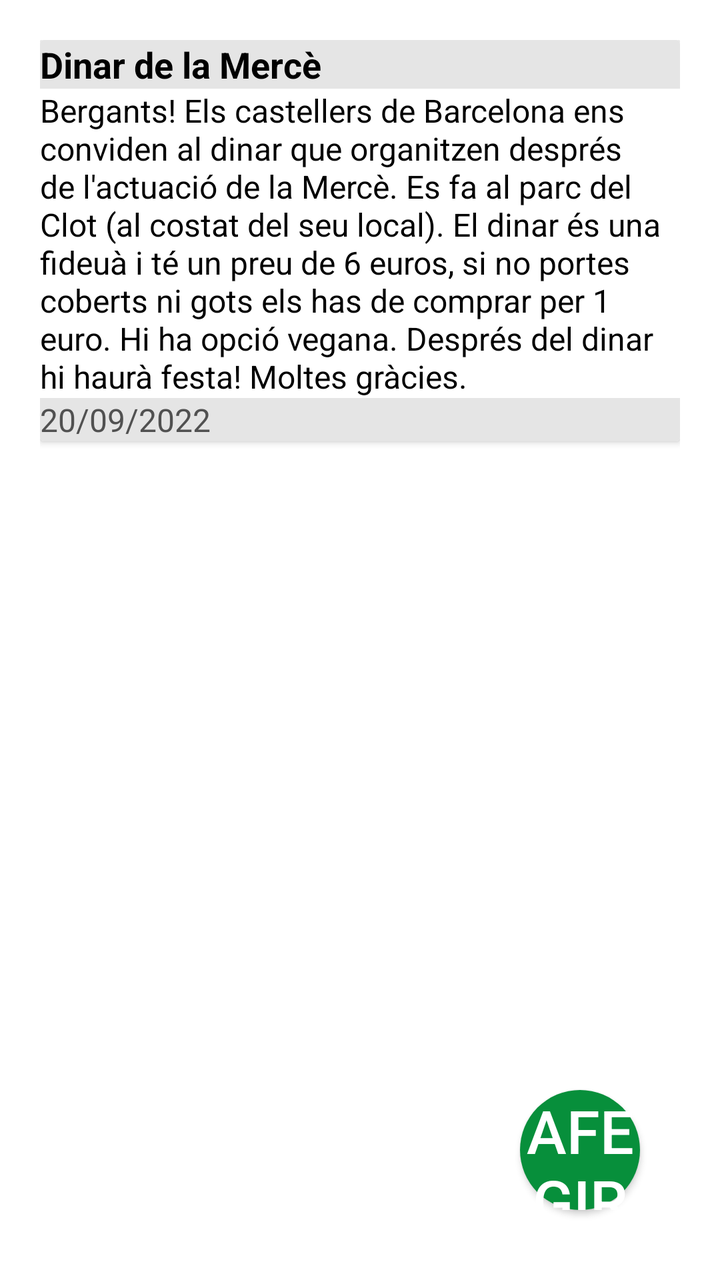
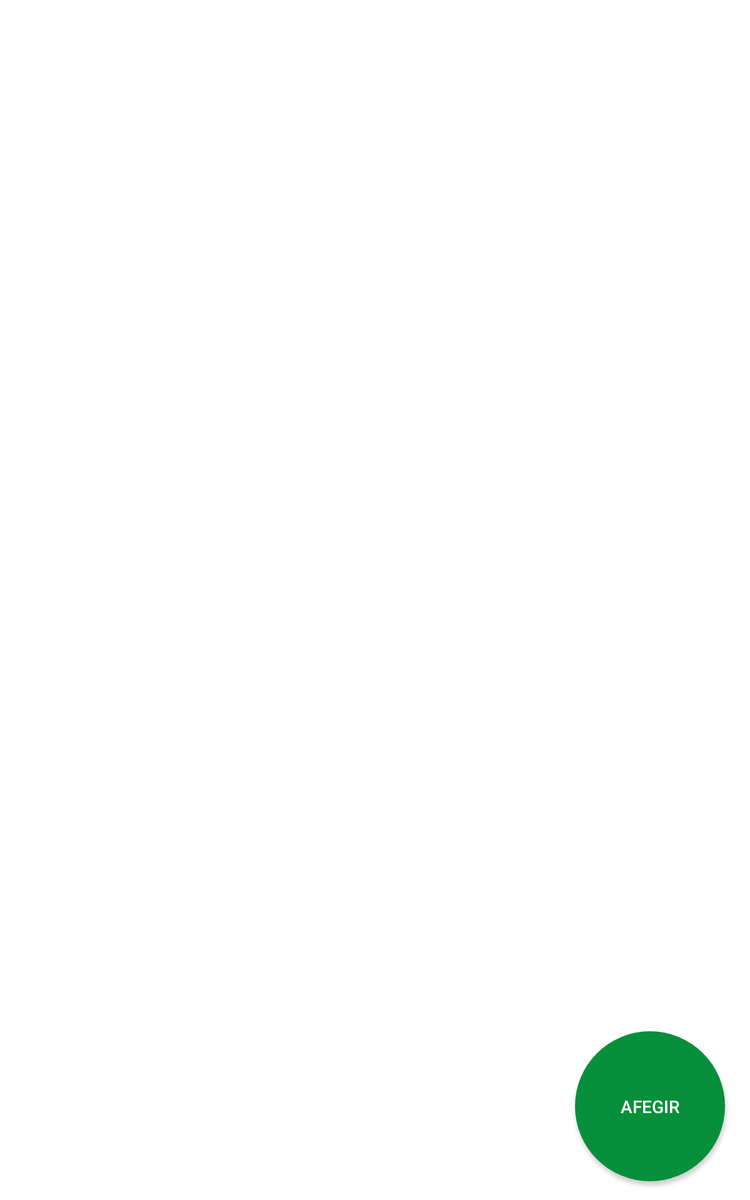

Compare how this app lays out the same screen by default and in its alternative resource folder. The renders come first, then the two layout files and the values they reference.
<!-- AndroidManifest.xml: application theme Theme.Bergants -->
<!-- res/layout/fragment_noticia_canvi.xml -->
<?xml version="1.0" encoding="utf-8"?>
<androidx.constraintlayout.widget.ConstraintLayout xmlns:android="http://schemas.android.com/apk/res/android"
    xmlns:app="http://schemas.android.com/apk/res-auto"
    xmlns:tools="http://schemas.android.com/tools"
    android:id="@+id/frameLayout9"
    android:layout_width="match_parent"
    android:layout_height="match_parent"
    tools:context=".noticia_canvi"
    android:padding="@dimen/marginpag">

    <androidx.cardview.widget.CardView
        android:id="@+id/cardViewNoticies"
        android:layout_width="match_parent"
        android:layout_height="wrap_content"
        android:backgroundTint="@color/blanc"
        app:layout_constraintEnd_toEndOf="parent"
        app:layout_constraintTop_toTopOf="parent">

        <ImageView
            android:id="@+id/cardViewNoticiesInterior"
            android:layout_width="match_parent"
            android:layout_height="wrap_content"
            android:scaleType="centerCrop" />

        <androidx.constraintlayout.widget.ConstraintLayout
            android:id="@+id/testtest"
            android:layout_width="match_parent"
            android:layout_height="wrap_content">

            <TextView
                android:id="@+id/titlenotice"
                android:layout_width="match_parent"
                android:layout_height="wrap_content"
                android:background="@color/grisClaretGentApuntada"
                android:gravity="center_vertical"
                android:text="Dinar de la Mercè"
                android:textColor="@color/negre"
                android:textSize="@dimen/TitolGordo18sp"
                android:textStyle="bold"
                app:layout_constraintStart_toStartOf="parent"
                app:layout_constraintTop_toTopOf="parent" />

            <TextView
                android:id="@+id/contingut"
                android:layout_width="match_parent"
                android:layout_height="wrap_content"
                android:text="Bergants! Els castellers de Barcelona ens conviden al dinar que organitzen després de l'actuació de la Mercè. Es fa al parc del Clot (al costat del seu local). El dinar és una fideuà i té un preu de 6 euros, si no portes coberts ni gots els has de comprar per 1 euro. Hi ha opció vegana. Després del dinar hi haurà festa! Moltes gràcies."
                android:textColor="@color/negre"
                android:textSize="@dimen/LletraNormal16sp"
                app:layout_constraintTop_toBottomOf="@+id/titlenotice" />

            <TextView
                android:id="@+id/data"
                android:layout_width="match_parent"
                android:layout_height="wrap_content"
                android:background="@color/grisClaretGentApuntada"
                android:text="20/09/2022"
                android:textColor="@color/grisFosc"
                android:textSize="@dimen/LletraNormal16sp"
                app:layout_constraintTop_toBottomOf="@+id/contingut" />

        </androidx.constraintlayout.widget.ConstraintLayout>
    </androidx.cardview.widget.CardView>

    <Button
        android:id="@+id/botoAfegirNoticia"
        android:layout_width="@dimen/btncircle"
        android:layout_height="@dimen/btncircle"
        android:layout_marginEnd="@dimen/marginpag"
        android:layout_marginBottom="@dimen/separaciomig"
        android:background="@drawable/round_button"
        android:gravity="center"
        android:text="@string/afegir"
        android:textColor="@color/blanc"
        android:textSize="@dimen/txtcircle"
        app:layout_constraintBottom_toBottomOf="parent"
        app:layout_constraintEnd_toEndOf="parent" />
</androidx.constraintlayout.widget.ConstraintLayout>
<!-- resources referenced by this layout -->
<resources>
  <color name="blanc">#FFFFFFFF</color>
  <color name="grisClaretGentApuntada">#FFE5E5E5</color>
  <color name="grisFosc">#515151</color>
  <color name="negre">#FF000000</color>
  <dimen name="LletraNormal16sp">16sp</dimen>
  <dimen name="TitolGordo18sp">18sp</dimen>
  <dimen name="btncircle">60dp</dimen>
  <dimen name="marginpag">20dp</dimen>
  <dimen name="separaciomig">15dp</dimen>
  <dimen name="txtcircle">30sp</dimen>
  <!-- drawable round_button (drawable) -->
  <?xml version="1.0" encoding="utf-8"?>
  <selector xmlns:android="http://schemas.android.com/apk/res/android">
      <item android:state_pressed="false">
          <shape android:shape="oval">
              <solid android:color="@color/verdBergant"/>
          </shape>
      </item>
      <item android:state_pressed="true">
          <shape android:shape="oval">
              <solid android:color="@color/verdBergant"/>
          </shape>
      </item>
  </selector>
  <string name="afegir">Afegir</string>
  <style name="Theme.Bergants" parent="Theme.MaterialComponents.DayNight.DarkActionBar">
          
          <item name="colorPrimary">@color/verdBergant</item>
          <item name="colorPrimaryVariant">@color/verdClar</item>
          <item name="colorOnPrimary">@color/blanc</item>
          <item name="android:windowActionBar">false</item>
          
          <item name="colorSecondary">@color/verdBergant</item>
          <item name="colorSecondaryVariant">@color/verdBergant</item>
          <item name="colorOnSecondary">@color/negre</item>
          
          <item name="android:statusBarColor">?attr/colorPrimaryVariant</item>
  
          
          <item name="materialButtonStyle">@style/BergantsBoto</item>
          
          <item name="android:textViewStyle">@style/BergantsView</item>
          
          <item name="android:editTextStyle">@style/BergantsTextInput</item>
          
          <item name="textInputStyle">@style/BergantsTextInput</item>
      </style>
  <color name="verdBergant">#FF078F3B</color>
  <color name="verdClar">#FF7EC090</color>
  <style name="BergantsBoto" parent="Widget.MaterialComponents.Button">
          <item name="android:backgroundTint">@color/verdBergant</item>
          <item name="android:textSize">18sp</item>
          <item name="android:textColor">@color/blanc</item>
      </style>
  <style name="BergantsView" parent="Widget.MaterialComponents.TextView">
          <item name="android:textSize">20sp</item>
          <item name="android:textColor">@color/negre</item>
          <item name="android:textAllCaps">false</item>
      </style>
  <style name="BergantsTextInput" parent="Widget.MaterialComponents.TextInputLayout.OutlinedBox">
          <item name="boxStrokeColor">@color/verdBergant</item>
          <item name="background">@color/grisClaretGentApuntada</item>
      </style>
</resources>
<!-- res/layout-sw600dp/fragment_noticia_canvi.xml (the author's variant of the layout above) -->
<!-- drawn on a 7-inch tablet held upright -->
<?xml version="1.0" encoding="utf-8"?>
<androidx.constraintlayout.widget.ConstraintLayout xmlns:android="http://schemas.android.com/apk/res/android"
    xmlns:app="http://schemas.android.com/apk/res-auto"
    xmlns:tools="http://schemas.android.com/tools"
    android:layout_width="match_parent"
    android:layout_height="match_parent"
    tools:context=".noticia_canvi">

    <com.facebook.shimmer.ShimmerFrameLayout
        android:layout_width="match_parent"
        android:layout_height="match_parent"
        android:id="@+id/shimmer_view_rv_noticies"
        android:visibility="gone">

        <LinearLayout
            android:layout_width="match_parent"
            android:layout_height="wrap_content"
            android:orientation="vertical">

            <include layout="@layout/shimmer_layout_noticies">

            </include>
            <include layout="@layout/shimmer_layout_noticies">

            </include>
            <include layout="@layout/shimmer_layout_noticies">

            </include>
            <include layout="@layout/shimmer_layout_noticies">

            </include>

            <include layout="@layout/shimmer_layout_noticies">

            </include>

            <include layout="@layout/shimmer_layout_noticies">

            </include>
        </LinearLayout>

    </com.facebook.shimmer.ShimmerFrameLayout>

    <androidx.recyclerview.widget.RecyclerView
        android:id="@+id/recyclerNoticies"
        android:layout_width="match_parent"
        android:layout_height="match_parent"
        tools:listitem="@layout/diseny_noticia"/>


    <Button
        android:id="@+id/botoAfegirNoticia"
        android:layout_width="120dp"
        android:layout_height="120dp"
        android:layout_marginEnd="@dimen/marginpag"
        android:layout_marginBottom="@dimen/separaciomig"
        android:background="@drawable/round_button"
        android:gravity="center"
        android:text="@string/afegir"
        android:textColor="@color/blanc"
        android:textSize="@dimen/sizeTablet"
        app:layout_constraintBottom_toBottomOf="parent"
        app:layout_constraintEnd_toEndOf="parent" />
</androidx.constraintlayout.widget.ConstraintLayout>
<!-- res/layout/shimmer_layout_noticies.xml (included above) -->
<?xml version="1.0" encoding="utf-8"?>
<androidx.cardview.widget.CardView xmlns:app="http://schemas.android.com/apk/res-auto"
    xmlns:android="http://schemas.android.com/apk/res/android"
    app:layout_constraintTop_toTopOf="parent"
    android:id="@+id/cardViewNoticies"
    android:layout_width="match_parent"
    android:layout_height="wrap_content"
    android:layout_marginTop="20dp"
    android:layout_marginBottom="5dp"
    android:backgroundTint="@color/blanc"
    app:cardCornerRadius="8dp"
    app:cardElevation="10dp"
    app:cardMaxElevation="10dp"
    app:cardPreventCornerOverlap="false"
    app:elevation="10dp">

    <androidx.constraintlayout.widget.ConstraintLayout
        android:id="@+id/testtest"
        android:layout_width="match_parent"
        android:layout_height="wrap_content">

        <TextView
            android:id="@+id/titlenotice"
            android:layout_width="match_parent"
            android:layout_height="wrap_content"
            android:layout_marginStart="8dp"
            android:layout_marginTop="8dp"
            android:layout_marginEnd="8dp"
            android:background="@color/shimmer_color"
            android:gravity="center_vertical"
            app:layout_constraintStart_toStartOf="parent"
            app:layout_constraintTop_toTopOf="parent" />

        <TextView
            android:id="@+id/contingut"
            android:layout_width="match_parent"
            android:layout_height="wrap_content"
            android:layout_marginStart="8dp"
            android:layout_marginEnd="8dp"
            android:layout_marginTop="8dp"
            android:background="@color/shimmer_color"
            app:layout_constraintTop_toBottomOf="@+id/titlenotice" />

        <TextView
            android:id="@+id/data"
            android:layout_width="match_parent"
            android:layout_height="wrap_content"
            android:layout_marginStart="8dp"
            android:layout_marginEnd="8dp"
            android:layout_marginTop="8dp"
            android:background="@color/shimmer_color"
            app:layout_constraintTop_toBottomOf="@+id/contingut" />
    </androidx.constraintlayout.widget.ConstraintLayout>

</androidx.cardview.widget.CardView>
<!-- res/layout/diseny_noticia.xml (included above) -->
<?xml version="1.0" encoding="utf-8"?>
<androidx.cardview.widget.CardView xmlns:app="http://schemas.android.com/apk/res-auto"
    xmlns:android="http://schemas.android.com/apk/res/android"
    app:layout_constraintTop_toTopOf="parent"
    android:id="@+id/cardViewNoticies"
    android:layout_width="match_parent"
    android:layout_height="wrap_content"
    android:layout_marginTop="5dp"
    android:layout_marginBottom="5dp"
    android:backgroundTint="@color/blanc"
    app:cardCornerRadius="8dp"
    app:cardElevation="10dp"
    app:cardMaxElevation="10dp"
    app:cardPreventCornerOverlap="false"
    app:elevation="10dp">

    <androidx.constraintlayout.widget.ConstraintLayout
        android:id="@+id/testtest"
        android:layout_width="match_parent"
        android:layout_height="wrap_content">

        <TextView
            android:id="@+id/titlenotice"
            android:layout_width="match_parent"
            android:layout_height="wrap_content"
            android:layout_marginStart="8dp"
            android:layout_marginTop="8dp"
            android:layout_marginEnd="8dp"
            android:background="@color/grisClaretGentApuntada"
            android:gravity="center_vertical"
            android:text="Títol de la noticia"
            android:textColor="@color/negre"
            android:textSize="@dimen/TitolGordo18sp"
            android:textStyle="bold"
            app:layout_constraintHorizontal_bias="0.0"
            app:layout_constraintStart_toStartOf="parent"
            app:layout_constraintTop_toTopOf="parent" />

        <TextView
            android:id="@+id/contingut"
            android:layout_width="match_parent"
            android:layout_height="wrap_content"
            android:layout_marginStart="8dp"
            android:layout_marginEnd="8dp"
            android:text="Contingut de la notícia"
            android:textColor="@color/negre"
            android:textSize="@dimen/LletraNormal16sp"
            app:layout_constraintTop_toBottomOf="@+id/titlenotice" />

        <TextView
            android:id="@+id/data"
            android:layout_width="match_parent"
            android:layout_height="wrap_content"
            android:layout_marginStart="8dp"
            android:layout_marginEnd="8dp"
            android:background="@color/grisClaretGentApuntada"
            android:text="Data noticia"
            android:textColor="@color/grisFosc"
            android:textSize="@dimen/LletraNormal16sp"
            app:layout_constraintTop_toBottomOf="@+id/contingut" />
    </androidx.constraintlayout.widget.ConstraintLayout>

</androidx.cardview.widget.CardView>
<!-- resources referenced by the variant -->
<!-- as a 7-inch tablet held upright resolves them -->
<resources>
  <color name="blanc">#FFFFFFFF</color>
  <color name="grisClaretGentApuntada">#FFE5E5E5</color>
  <color name="grisFosc">#515151</color>
  <color name="negre">#FF000000</color>
  <dimen name="LletraNormal16sp">16sp</dimen>
  <dimen name="TitolGordo18sp">18sp</dimen>
  <dimen name="marginpag">20dp</dimen>
  <dimen name="separaciomig">15dp</dimen>
  <!-- drawable round_button (drawable) -->
  <?xml version="1.0" encoding="utf-8"?>
  <selector xmlns:android="http://schemas.android.com/apk/res/android">
      <item android:state_pressed="false">
          <shape android:shape="oval">
              <solid android:color="@color/verdBergant"/>
          </shape>
      </item>
      <item android:state_pressed="true">
          <shape android:shape="oval">
              <solid android:color="@color/verdBergant"/>
          </shape>
      </item>
  </selector>
  <string name="afegir">Afegir</string>
  <style name="Theme.Bergants" parent="Theme.MaterialComponents.DayNight.DarkActionBar">
          
          <item name="colorPrimary">@color/verdBergant</item>
          <item name="colorPrimaryVariant">@color/verdClar</item>
          <item name="colorOnPrimary">@color/blanc</item>
          <item name="android:windowActionBar">false</item>
          
          <item name="colorSecondary">@color/verdBergant</item>
          <item name="colorSecondaryVariant">@color/verdBergant</item>
          <item name="colorOnSecondary">@color/negre</item>
          
          <item name="android:statusBarColor">?attr/colorPrimaryVariant</item>
  
          
          <item name="materialButtonStyle">@style/BergantsBoto</item>
          
          <item name="android:textViewStyle">@style/BergantsView</item>
          
          <item name="android:editTextStyle">@style/BergantsTextInput</item>
          
          <item name="textInputStyle">@style/BergantsTextInput</item>
      </style>
  <color name="verdBergant">#FF078F3B</color>
  <color name="verdClar">#FF7EC090</color>
  <style name="BergantsBoto" parent="Widget.MaterialComponents.Button">
          <item name="android:backgroundTint">@color/verdBergant</item>
          <item name="android:textSize">18sp</item>
          <item name="android:textColor">@color/blanc</item>
      </style>
  <style name="BergantsView" parent="Widget.MaterialComponents.TextView">
          <item name="android:textSize">20sp</item>
          <item name="android:textColor">@color/negre</item>
          <item name="android:textAllCaps">false</item>
      </style>
  <style name="BergantsTextInput" parent="Widget.MaterialComponents.TextInputLayout.OutlinedBox">
          <item name="boxStrokeColor">@color/verdBergant</item>
          <item name="background">@color/grisClaretGentApuntada</item>
      </style>
</resources>
